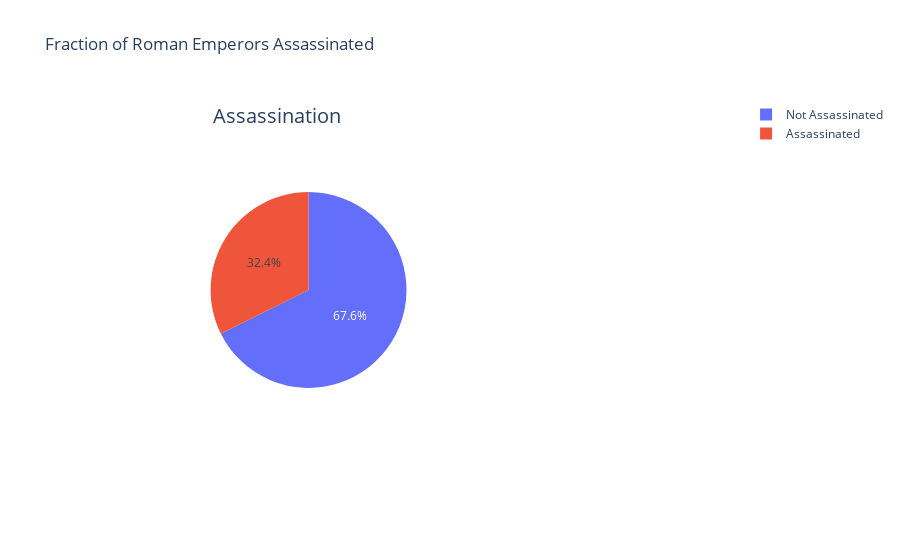

The notebook cell this image was saved under:
### Code cell
#Question 9
import numpy as np
import pandas as pd

from plotly.offline import init_notebook_mode, iplot, plot
import plotly as py
init_notebook_mode(connected=True)
import plotly.graph_objs as go

from wordcloud import WordCloud

import matplotlib.pyplot as plt

roman_emperor_reigns = pd.read_csv(r"C:\Users\User\OneDrive - Georgian College\Documents\BDAT 1004 Data Programming\Prolem set 3\roman-emperor-reigns.csv")

# data preparation
assassinated_emperors = roman_emperor_reigns[roman_emperor_reigns['Cause_of_Death'] == 'Assassinated']
assassinated_count = len(assassinated_emperors)
non_assassinated_count = len(roman_emperor_reigns) - assassinated_count

labels = ['Assassinated', 'Not Assassinated']
values = [assassinated_count, non_assassinated_count]

fig = {
    "data": [
        {
            "values": values,
            "labels": labels,
            "domain": {"x": [.2, .5]},
            "name": "Roman Emperors Assassination",
            "hoverinfo": "label+percent+name",
            "type": "pie"
        },
    ],
    "layout": {
        "title": "Fraction of Roman Emperors Assassinated",
        "annotations": [
            {
                "font": {"size": 20},
                "showarrow": False,
                "text": "Assassination",
                "x": 0.20,
                "y": 1,
            },
        ]
    }
}
iplot(fig)

### Figure 1 — Plotly figure (JSON) as saved in the notebook; plotly's stock layout.template omitted (floating-point values rounded to 4 significant figures)
{"data": [{"domain": {"x": [0.2, 0.5]}, "hoverinfo": "label+percent+name", "labels": ["Assassinated", "Not Assassinated"], "name": "Roman Emperors Assassination", "type": "pie", "values": [22, 46]}], "layout": {"annotations": [{"font": {"size": 20}, "showarrow": false, "text": "Assassination", "x": 0.2, "y": 1}], "title": {"text": "Fraction of Roman Emperors Assassinated"}}}
